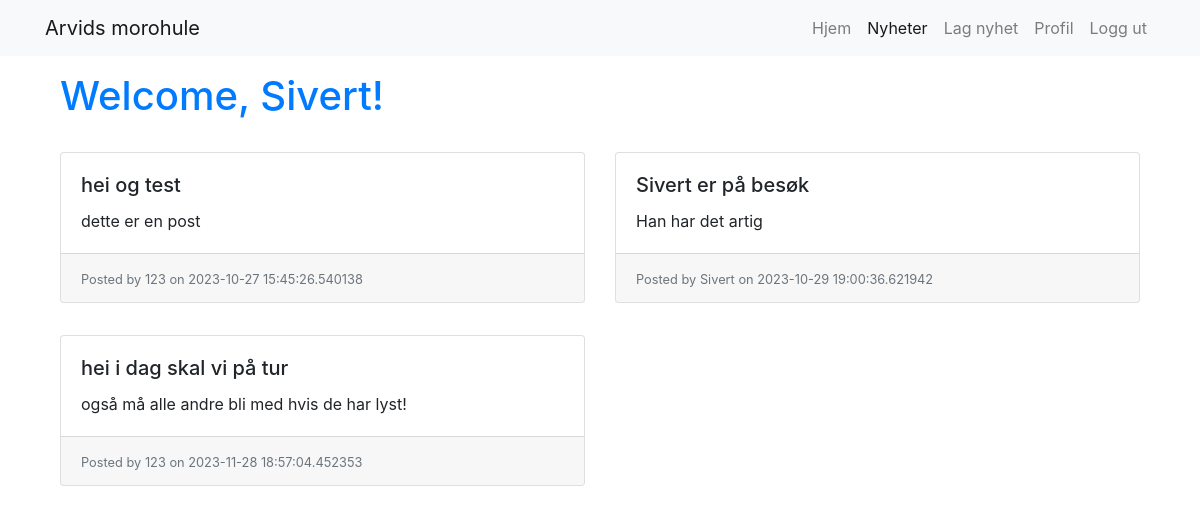
/posts (signed in), run on the app's committed database.
### app.py (models this page shows, shortened)
class User(db.Model, UserMixin):
    id = db.Column(db.Integer, primary_key=True)
    username = db.Column(db.String(80), unique=True, nullable=False)
    password = db.Column(db.String(120), nullable=False)
    first_name = db.Column(db.String(80), default="")
    last_name = db.Column(db.String(80), default="")
    is_active = db.Column(db.Boolean, default=True)
    is_admin = db.Column(db.Boolean, default=False)
    posts = db.relationship('Post', back_populates='user')
    @property
    def full_name(self):
        if self.first_name and self.last_name:
            return f'{self.first_name} {self.last_name}'
        return self.username
    @property
    def display_name(self):
        return self.full_name

class Post(db.Model):
    id = db.Column(db.Integer, primary_key=True)
    title = db.Column(db.String(255), nullable=False)
    content = db.Column(db.Text, nullable=False)
    user_id = db.Column(db.Integer, db.ForeignKey('user.id'), nullable=False)
    user = db.relationship('User', back_populates='posts')
    created_at = db.Column(db.DateTime, default=datetime.utcnow)  # Timestamp when the post was created
    modified_at = db.Column(db.DateTime, default=datetime.utcnow, onupdate=datetime.utcnow)  # Timestamp when the post was last modified

### app.py (the view)
@app.route('/posts')
def posts():
    context = CONTEXT.copy()
    context.update({
        'active_tab': 'posts',
        'user': current_user,
        'posts': Post.query.all()  # Fetch all posts from the database
    })
    return render_template('posts.html', **context)

### app.py (called while the page is built)
@login_manager.user_loader
def load_user(user_id):
    return User.query.get(int(user_id))

### templates/posts.html (shortened to what this page needs)
{% extends 'base.html' %}
{% block content %}
<div class="container">
    <h1 class="pb-2 text-primary">
        {% if user.is_authenticated %}
        Welcome, {{ user.display_name }}!
        {% else %}
        Hey there, anonymous user!
        {% endif %}
    </h1>
    <div class="row mt-4">
        {% if posts %}
            {% for post in posts %}
            <div class="col-sm-6 pb-3">
                <div class="card mb-3">
                    <div class="card-body">
                        <h5 class="card-title">{{ post.title }}</h5>
                        <p class="card-text">{{ post.content }}</p>
                    </div>
                    <div class="card-footer">
                        <small class="text-muted">Posted by {{ post.user.display_name }} on {{ post.modified_at }}</small>
                    </div>
                </div>
            </div>
            {% endfor %}
        {% else %}
                <p>
                    Sorry, no posts found,click <a href="{{url_for('create_post')}}">here</a> to create new!
                </p>
        {% endif %}
    </div>
</div>
{% endblock %}

### data on the page
User: display_name "Sivert"
Post: title "hei og test", content "dette er en post", user.display_name "123", modified_at "2023-10-27 15:45:26.540138"
Post: title "Sivert er på besøk", content "Han har det artig", user.display_name "Sivert", modified_at "2023-10-29 19:00:36.621942"
Post: title "hei i dag skal vi på tur", content "også må alle andre bli med hvis de har lyst!", user.display_name "123", modified_at "2023-11-28 18:57:04.452353"

### other printed values
{{ site_title }} "Arvids morohule"
